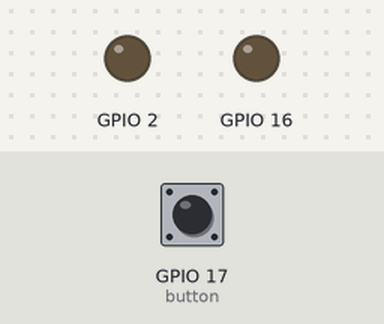
Recording of a program running on a simulated ESP32. Parts: output pins drawn as LEDs (lit = HIGH). Dashed ring = blinking. The inputs (shaded band) are chosen by the test bench; at power-on: GPIO 17 (button) HIGH.

Above: at 1.2 s.
1.3 s: GPIO 17 (button) pulled LOW for 1 s
At 2.25 s:
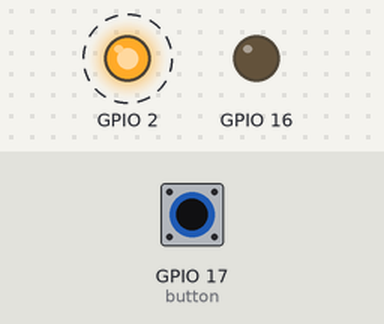
4.8 s: GPIO 17 (button) pulled LOW for 0.15 s
6.4 s: GPIO 17 (button) pulled LOW for 3.2 s
At 7.75 s:
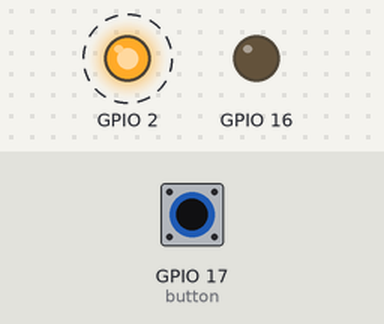
Timing chart, 0 to 17.1 s (numbered marks = the images above; inputs shaded):
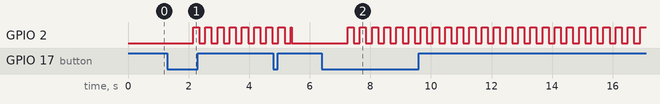

The program:

main.cpp
```cpp
#include <Arduino.h>
#include "LED.h"
#include <OneButton.h>

LED led1(LED_PIN, LED_ACT);
LED led2(16, LED_ACT);
LED *currentLED = &led1;  // LED đang được điều khiển, mặc định là LED1

void btnPush();
void btnDoubleClick();
void btnLongPress();
OneButton button(17, !BTN_ACT);

void setup()
{
    led1.off();
    led2.off();
    button.attachClick(btnPush);            // Single click để bật/tắt LED
    button.attachDoubleClick(btnDoubleClick); // Double click để chuyển chế độ điều khiển giữa 2 LED
    button.attachLongPressStart(btnLongPress); // Giữ nút để nhấp nháy LED
}

void loop()
{
    led1.loop();
    led2.loop();
    button.tick();
}

void btnPush()
{
    currentLED->flip(); // Bật/tắt LED hiện tại
}

void btnDoubleClick()
{
    // Chuyển chế độ điều khiển giữa LED1 và LED2
    if (currentLED == &led1)
        currentLED = &led2;
    else
        currentLED = &led1;
}

void btnLongPress()
{
    currentLED->blink(200); // Nhấp nháy LED hiện tại với chu kỳ 200ms
}
```

Measured:
- after the input at 1.3 s, GPIO 2: alternates HIGH for 0.20 s and LOW for 0.20 s, starting after 0.85 s
- after the input at 6.4 s, GPIO 2: alternates HIGH for 0.20 s and LOW for 0.20 s, starting after 0.85 s
